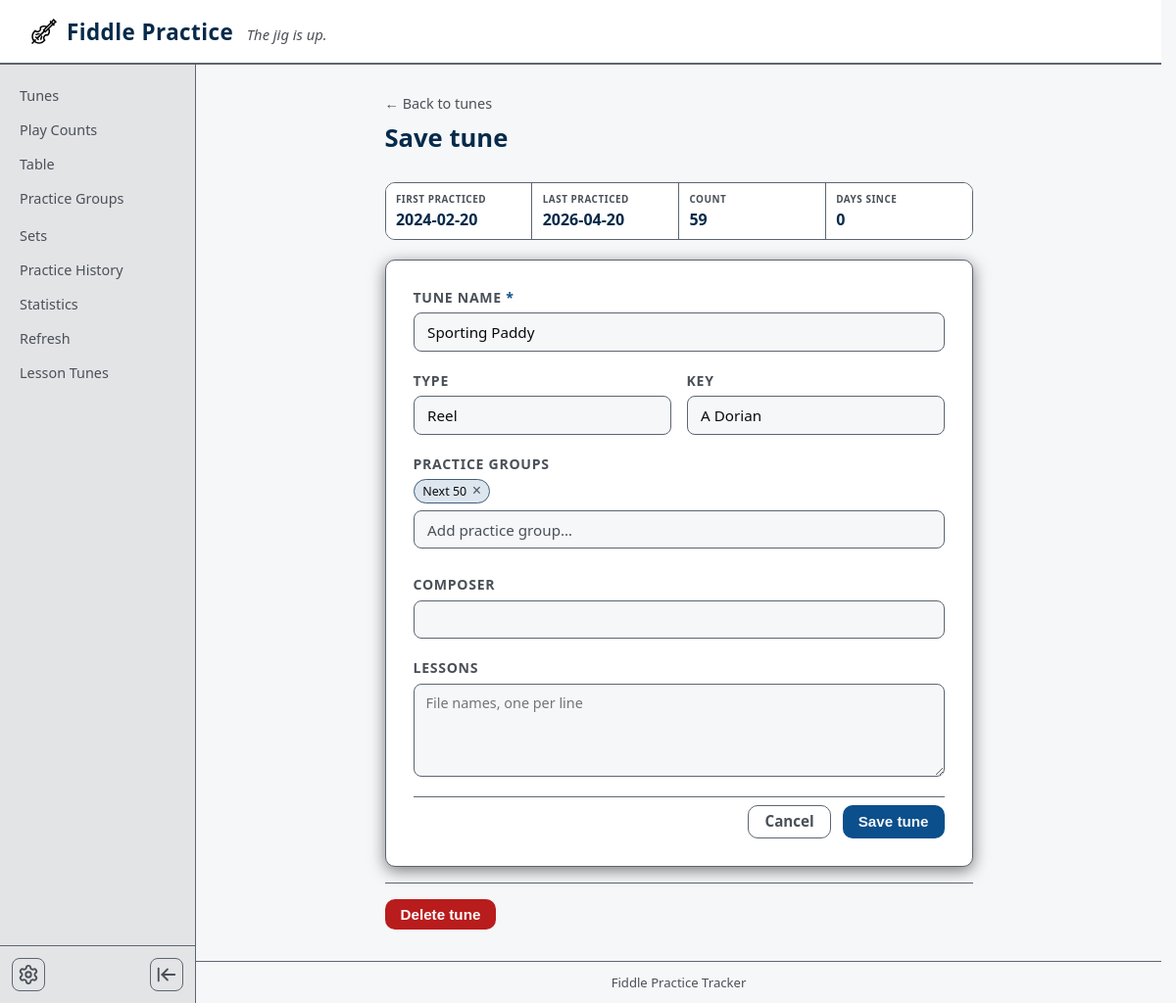
Page /edit/10 on the committed database.
### tables this page shows
CREATE TABLE phrases (
                id INTEGER PRIMARY KEY AUTOINCREMENT,
                body TEXT NOT NULL,
                created_at TEXT NOT NULL DEFAULT (datetime('now'))
            );

CREATE TABLE "tunes" (
                id INTEGER PRIMARY KEY AUTOINCREMENT,
                name TEXT NOT NULL,
                tune_type TEXT,
                key TEXT,
                link_1 TEXT, link_2 TEXT, link_3 TEXT, notes TEXT, practice_group TEXT, composer TEXT, lessons TEXT);

### app.py (the view, shortened to what this page needs)
@app.route("/edit/<int:tune_id>", methods=["GET", "POST"])
def edit_tune(tune_id):
    is_modal = request.form.get("modal") == "1"
    with get_db() as conn:
        tune = conn.execute("SELECT * FROM tunes WHERE id = ?", (tune_id,)).fetchone()
        if not tune:
            flash("Tune not found.", "error")
            return redirect(url_for("index"))
        stats = _practice_stats(conn, tune_id)
    return render_template(
        "tune_form.html",
        tune=tune,
        tune_type_suggestions=suggestions_merge(distinct_tune_types(), tune["tune_type"]),
        key_suggestions=suggestions_merge(distinct_keys(), tune["key"]),
        action="Save",
        **stats,
    )

### app.py (called while the page is built, shortened)
def load_settings() -> dict:
    try:
        with open(SETTINGS_PATH, "r", encoding="utf-8") as f:
            data = json.load(f)
    except (FileNotFoundError, json.JSONDecodeError):
        data = {}
    settings = dict(SETTINGS_DEFAULTS)
    for key, default in SETTINGS_DEFAULTS.items():
        v = data.get(key)
        if isinstance(v, type(default)):
            settings[key] = v
    if settings["theme"] not in VALID_THEMES:
        settings["theme"] = "pearl"
    if settings.get("phrase_variety") not in VALID_PHRASE_VARIETIES:
        settings["phrase_variety"] = SETTINGS_DEFAULTS["phrase_variety"]
    if settings.get("phrase_frequency_sec") not in VALID_PHRASE_FREQUENCY_SEC:
        settings["phrase_frequency_sec"] = SETTINGS_DEFAULTS["phrase_frequency_sec"]
    return settings

def map_practice_group_token(token: str) -> str | None:
    t = (token or "").strip()
    if not t:
        return None
    if len(t) > MAX_PRACTICE_GROUP_LABEL_LEN:
        t = t[:MAX_PRACTICE_GROUP_LABEL_LEN].rstrip()
        if not t:
            return None
    if t in PRACTICE_GROUP_SET:
        return t

def normalize_practice_groups_stored(raw: str | None) -> str:
    if not raw or not str(raw).strip():
        return ""
    parts = re.split(r"\s*,\s*", str(raw).strip())
    preset_order = {g: i for i, g in enumerate(PRACTICE_GROUPS)}
    labels: list[str] = []
    seen_lower: set[str] = set()
    for p in parts:
        m = map_practice_group_token(p)
        if not m:
            continue
        low = m.lower()
        if low in seen_lower:
            continue
        seen_lower.add(low)
        labels.append(m)
    def sort_key(g: str) -> tuple:
        if g in preset_order:
            return (0, preset_order[g])
        return (1, g.lower())
    labels.sort(key=sort_key)
    return ", ".join(labels)

@app.template_filter("practice_groups_selected")
def practice_groups_selected_filter(stored):
    s = normalize_practice_groups_stored(stored or "")
    return s.split(", ") if s else []

@app.template_filter("practice_date_display")
def practice_date_display_filter(value):
    if value is None:
        return ""
    s = str(value).strip()
    if not s:
        return ""
    if "T" in s:
        return s.split("T", 1)[0].strip()[:10]
    if " " in s:
        return s.split(" ", 1)[0].strip()[:10]
    if len(s) >= 10 and s[4] == "-" and s[7] == "-":
        return s[:10]
    return s

### templates/tune_form.html (shortened to what this page needs)
{% extends "base.html" %}
{% block content %}
<div class="form-page">
  <div class="form-header">
    <a href="{{ url_for('index') }}" class="back-link">← Back to tunes</a>
    <h2>{{ action }} tune</h2>
  </div>
  {% if tune and practice_count is defined %}
  <div class="practice-stats-box">
    <div class="stat-item">
      <span class="stat-label">First practiced</span>
      <span class="stat-value">{{ first_practiced|practice_date_display or '—' }}</span>
    </div>
    <div class="stat-item">
      <span class="stat-label">Last practiced</span>
      <span class="stat-value">{{ last_practiced|practice_date_display or '—' }}</span>
    </div>
    <div class="stat-item">
      <span class="stat-label">Count</span>
      <span class="stat-value">{{ practice_count }}</span>
    </div>
    <div class="stat-item">
      <span class="stat-label">Days since</span>
      <span class="stat-value">{% if days_since_last is not none %}{{ days_since_last }}{% else %}—{% endif %}</span>
    </div>
  </div>
  {% endif %}
  {% with modal=False, form_action='' %}
  {% include "tune_form_inner.html" %}
  {% endwith %}
  {% if tune %}
  <form method="post" action="{{ url_for('delete_tune', tune_id=tune.id) }}" class="delete-form" id="tunePageDeleteForm">
    <button type="submit" class="btn btn-danger">Delete tune</button>
  </form>
  {% endif %}
</div>
{% endblock %}

### templates/base.html (shortened to what this page needs)
<!DOCTYPE html>
<html lang="en" data-theme="pearl">
<head>
  <link rel="stylesheet" href="{{ url_for('static', filename='style.css') }}" />
</head>
<body data-mp-server-today="{{ mp_server_today }}">
  <header class="{% if header_random_phrase %}header--with-tagline{% endif %}">
    <div class="header-inner">
      <div class="header-brand">
        <span class="header-icon header-icon--fiddle" aria-hidden="true">
          <img src="{{ url_for('static', filename='fiddle-svgrepo-com.svg') }}" alt="" class="header-fiddle-img" decoding="async" />
        </span>
        <div class="header-title-group">
          <h1>Fiddle Practice</h1>
          {% if header_random_phrase %}
          <p class="header-tagline">{{ header_random_phrase }}</p>
          {% endif %}
        </div>
      </div>
    </div>
  </header>
  <div class="app-layout">
    <aside class="sidebar">
      <nav class="sidebar-nav">
        <a id="sidebarNavIndex" href="{{ url_for('index') }}"
           class="sidebar-item {% if request.endpoint == 'index' %}active{% endif %}">
          Tunes
        </a>
        <a id="sidebarNavPlayCounts" href="{{ url_for('times_played') }}"
           class="sidebar-item {% if request.endpoint == 'times_played' %}active{% endif %}">
          Play Counts
        </a>
        <a id="sidebarNavTable" href="{{ url_for('table_view') }}"
           class="sidebar-item {% if request.endpoint == 'table_view' and not request.args.get('practice_group') %}active{% endif %}">
          Table
        </a>
        {% if mp_sidebar_practice_groups %}
        <details class="sidebar-fold sidebar-practice-groups-fold"
                 {% if request.endpoint == 'table_view' and request.args.get('practice_group') %}open{% endif %}>
          <summary class="sidebar-fold-summary">Practice Groups</summary>
        </details>
        {% endif %}
        <a href="{{ url_for('sets_view') }}"
           class="sidebar-item {% if request.endpoint == 'sets_view' %}active{% endif %}">
          Sets
        </a>
        <a href="{{ url_for('history_view') }}"
           class="sidebar-item {% if request.endpoint == 'history_view' %}active{% endif %}">
          Practice History
        </a>
        <a id="sidebarNavStatistics" href="{{ url_for('statistics_view') }}"
           class="sidebar-item {% if request.endpoint == 'statistics_view' %}active{% endif %}">
          Statistics
        </a>
        <a id="sidebarNavRefresh" href="{{ url_for('refresh_view') }}"
           class="sidebar-item {% if request.endpoint == 'refresh_view' %}active{% endif %}">
          Refresh
        </a>
        <a id="sidebarNavLessonTunes" href="{{ url_for('lesson_tunes_view') }}"
           class="sidebar-item {% if request.endpoint == 'lesson_tunes_view' %}active{% endif %}">
          Lesson Tunes
        </a>
      </nav>
      <div class="sidebar-footer">
        <button class="settings-fab" id="settingsBtn" aria-label="Settings" title="Settings">
        </button>
        <button class="sidebar-collapse-btn" id="sidebarCollapseBtn" aria-label="Collapse sidebar" title="Collapse sidebar">
          <svg xmlns="http://www.w3.org/2000/svg" width="22" height="22" viewBox="0 0 24 24" fill="none" stroke="currentColor" stroke-width="2" stroke-linecap="round" stroke-linejoin="round"><path d="M3 19V5"/><path d="m13 6-6 6 6 6"/><path d="M7 12h14"/></svg>
        </button>
      </div>
    </aside>
    <div class="main-wrap">
      <main>
        {% block content %}{% endblock %}
      </main>
      <footer>
        <p>Fiddle Practice Tracker</p>
      </footer>
    </div>
  </div>
</body>
</html>

### templates/tune_form_inner.html (shortened to what this page needs)
<form method="post" class="tune-form" id="tuneEditForm" action="{{ form_action }}">
  <div class="form-group">
    <label for="tune_name_field">Tune name <span class="required">*</span></label>
    <input type="text" id="tune_name_field" name="name"
           value="{{ (tune['name'] or '') if tune else '' }}"
           placeholder="e.g. The Kid on the Mountain"
           required {% if not modal %}autofocus{% endif %} />
  </div>
  <div class="form-row">
    <div class="form-group">
      <span class="form-group-label" id="tune_tune_type_label">Type</span>
      <div class="mp-suggest">
        <input type="text" id="tune_tune_type" name="tune_type" class="mp-suggest-input"
               value="{{ (tune['tune_type'] or '') if tune else '' }}"
               placeholder="Select Type"
               autocomplete="off" role="combobox" aria-autocomplete="list" aria-expanded="false"
               aria-labelledby="tune_tune_type_label"
               aria-controls="tune_tune_type_menu" />
      </div>
    </div>
    <div class="form-group">
      <span class="form-group-label" id="tune_key_label">Key</span>
      <div class="mp-suggest">
        <input type="text" id="tune_key" name="key" class="mp-suggest-input"
               value="{{ (tune['key'] or '') if tune else '' }}"
               placeholder="Select Key"
               autocomplete="off" role="combobox" aria-autocomplete="list" aria-expanded="false"
               aria-labelledby="tune_key_label"
               aria-controls="tune_key_menu" />
      </div>
    </div>
  </div>
  <div class="form-group">
    <span class="form-group-label" id="tune_practice_groups_label">Practice groups</span>
    <div class="mp-practice-groups">
      <div class="practice-groups-pills" role="list" aria-labelledby="tune_practice_groups_label"></div>
      <div class="mp-practice-groups-combo">
        <input type="text" id="tune_practice_groups_pick" class="mp-suggest-input mp-practice-groups-input"
               placeholder="Add practice group…" autocomplete="off"
               role="combobox" aria-autocomplete="list" aria-expanded="false"
               aria-controls="tune_practice_groups_menu" />
      </div>
    </div>
  </div>
  <div class="form-group">
    <span class="form-group-label" id="tune_composer_label">Composer</span>
    <input type="text" id="tune_composer" name="composer"
           value="{{ (tune['composer'] or '') if tune else '' }}"
           autocomplete="off"
           aria-labelledby="tune_composer_label" />
  </div>
  {% if not modal %}
  <div class="form-group">
    <span class="form-group-label" id="tune_lessons_label">Lessons</span>
    <textarea id="tune_lessons" name="lessons" class="tune-lessons-textarea" rows="4"
              placeholder="File names, one per line" autocomplete="off"
              aria-labelledby="tune_lessons_label">{{ (tune['lessons'] or '') if tune else '' }}</textarea>
  </div>
  <div class="form-actions">
    <div class="form-actions-right">
      <a href="{{ url_for('index') }}" class="btn btn-ghost">Cancel</a>
      <button type="submit" class="btn btn-primary">{{ action }} tune</button>
    </div>
  </div>
  {% endif %}
</form>

### rows in the picture
phrases: body "The jig is up."
tunes: name "Sporting Paddy", tune_type "Reel", key "A Dorian"

### other values in the picture
{{ action }} "Save"
{{ first_practiced|practice_date_display or '—' }} "2024-02-20"
{{ last_practiced|practice_date_display or '—' }} "2026-04-20"
{{ practice_count }} "59"
{{ days_since_last }} "0"
